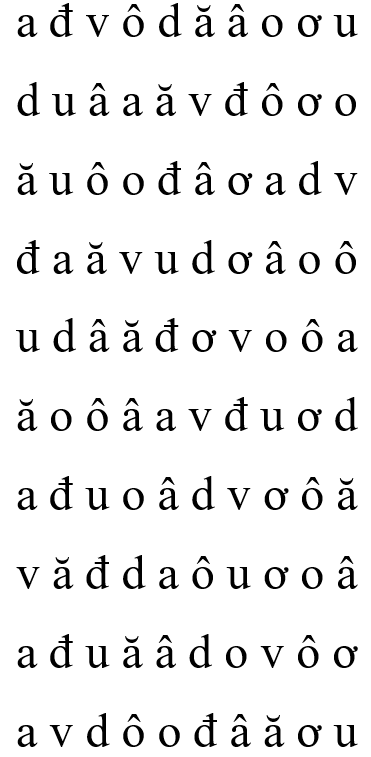
#> input picture data/train1.png, 371 x 757 px
$ python train.py
#> lines starting #> are read from the running program, lines starting #| are printed output that depends on the picture; after the words box and inside, x2 and y2 are one past the last pixel; in counts of white or black regions, pixels touching at a corner belong together
#> the answer given: 1
import sys
import numpy as np
import cv2
import os
import shutil
def charTraining1(image_path):
#> called with image_path = 'data/train1.png'
    im = cv2.imread(image_path)
#> im is the input picture: shape (757, 371, 3); min 0, max 255, mean 236.3

    gray = cv2.cvtColor(im, cv2.COLOR_BGR2GRAY)
    blur = cv2.GaussianBlur(gray, (5, 5), 0)
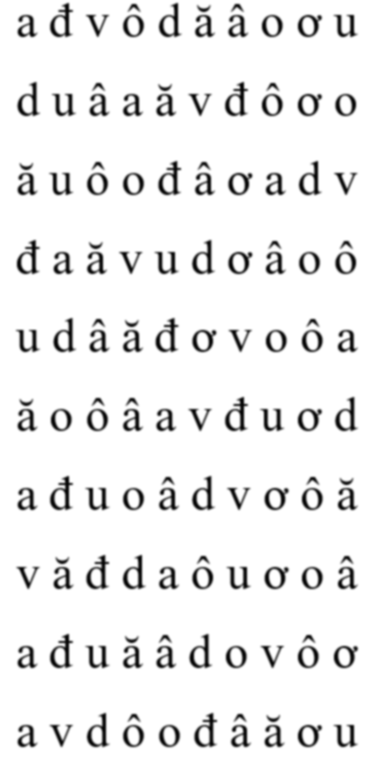
#> blur: shape (757, 371); min 5, max 255, mean 236.3
    thresh = cv2.adaptiveThreshold(blur, 255, 1, 1, 11, 2)
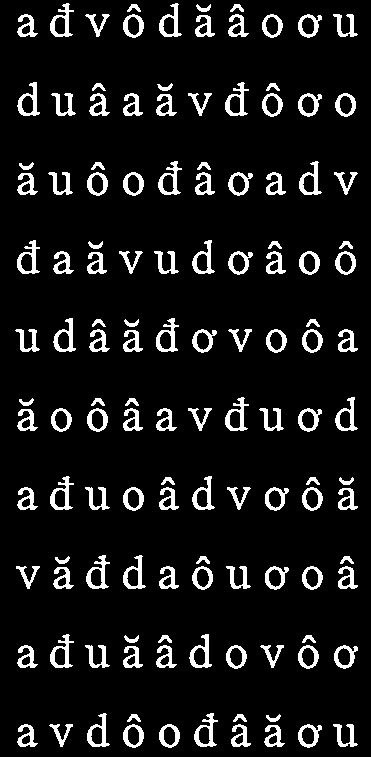
#> thresh: shape (757, 371); 9.1% white; 130 white regions, largest, box (x1, y1, x2, y2) and area: (50, 3, 74, 37) 314, (225, 82, 249, 116) 314, (156, 318, 179, 352) 314
    kernel = np.ones((6, 4), np.uint8)
    eroded_img = cv2.erode(gray, kernel, iterations=1)
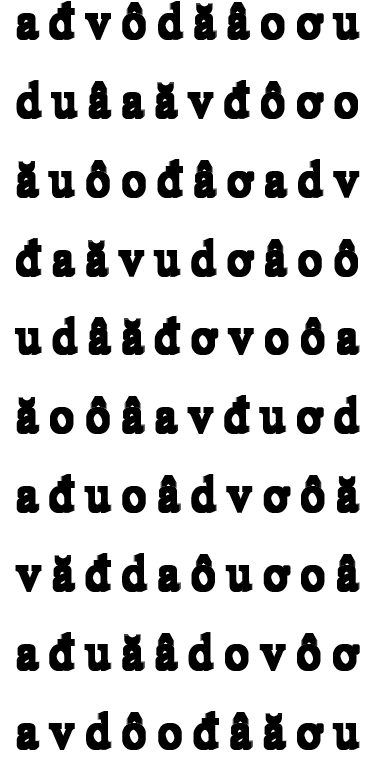
#> eroded_img: shape (757, 371); min 0, max 255, mean 205.9
    _, thresh2 = cv2.threshold(eroded_img, 180, 255, cv2.THRESH_BINARY_INV)
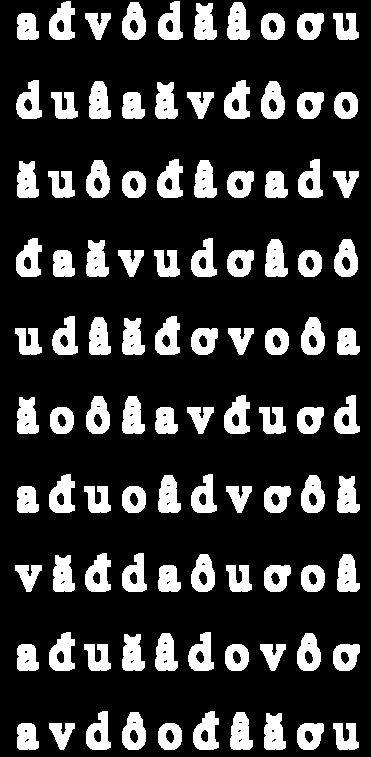
#> thresh2: shape (757, 371); 20% white; 100 white regions
    contours, hierarchy = cv2.findContours(thresh2, cv2.RETR_EXTERNAL, cv2.CHAIN_APPROX_SIMPLE)
#> contours = 100 contours; largest, box (x1, y1, x2, y2) and area: (49, 632, 75, 671) 680, (49, 474, 75, 513) 680, (224, 395, 250, 434) 680, (224, 80, 250, 119) 680, (49, 1, 75, 40) 680
    samples = np.empty((0, 10*10), np.float32)
    responses = []
    keys = [ord('i'), ord('o'), ord('p'), ord('a'), ord('x'), ord('z'), ord('d'), ord('f'), ord('v'), ord('u')]

    # Tạo thư mục để lưu ảnh chữ cái
    output_folder = 'output_characters'
    os.makedirs(output_folder, exist_ok=True)

    for cnt in contours:
        if cv2.contourArea(cnt) > 100:
            [x, y, w, h] = cv2.boundingRect(cnt)
            cv2.rectangle(im, (x, y), (x + w, y + h), (255, 0, 0), 2)
            roi = thresh[y:y + h, x:x + w]
            roismall = cv2.resize(roi, (10, 10))
            # Lưu ảnh chữ cái vào thư mục
            character_image_path = os.path.join(output_folder, f'train1_character_{len(responses)}.png')
            cv2.imwrite(character_image_path, roismall)

            cv2.imshow('norm', im)
            key = cv2.waitKey(0)

            if key == 27:  # (escape to quit)
                sys.exit()
            elif key in keys:
                responses.append(ord(chr(key)))
                sample = roismall.reshape((1, 10*10))
                samples = np.append(samples, sample, 0)
            cv2.rectangle(im, (x, y), (x + w, y + h), (0, 0, 255), 2)
#> this loop made 2 passes; (key x is pressed on pass 1)
#> (x, y, w, h) on passes 1 to 2: (333, 723, 26, 27), (297, 723, 27, 27)
#> pass 1, in charTraining1, `roi = thresh[y:y + h, x:x + w]`:
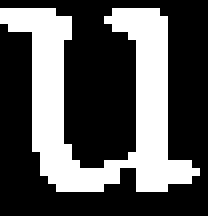
#> roi: shape (27, 26) (shown 8 times larger); 33.8% white; 1 white region, box (x1, y1, x2, y2) and area: (0, 1, 25, 24) 237
#> pass 1, in charTraining1, `cv2.imshow('norm', im)`:
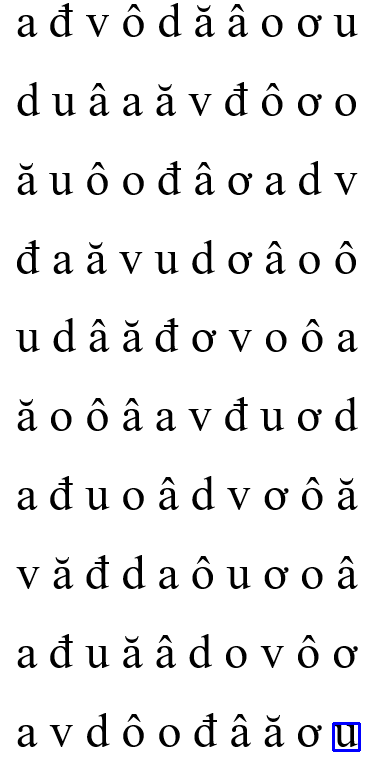
#> window 'norm': shape (757, 371, 3); mean B, G, R 236.3, 236, 236
#> pass 2, in charTraining1, `cv2.imshow('norm', im)`:
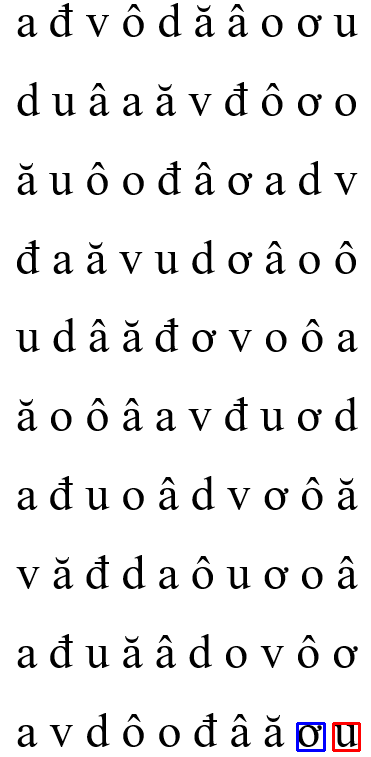
#> window 'norm': shape (757, 371, 3); mean B, G, R 236, 235.7, 236
#> after the loop, responses = [120]

    responses = np.array(responses, np.float32)
    responses = responses.reshape((responses.size, 1))
    print("training complete")

    samples = np.float32(samples)
    responses = np.float32(responses)

    cv2.imwrite("data/train_result1.png", im)
    np.savetxt('data/keys.data', np.array(keys))
    save_data_append(samples, responses)
    cv2.destroyAllWindows()

# [71 lines left out: functions charTraining2, save_data_append, not called in this run]

import shutil

# [15 lines left out: function clear_data, not called in this run]


def main():
    while True:
        print("------------------------------------")
        print("Which choice?")
        print("1. Train from 'data/train1.png'")
        print("2. Train from 'data/train2.png'")
        print("3. Delete all data")
        print("4. Quit")
        choice = input("Enter the number of your choice: ")

        if choice == '1':
            charTraining1('data/train1.png')
        elif choice == '2':
            charTraining2('data/train2.png')
        elif choice == '3':
            clear_data()
        elif choice == '4':
            print("Exiting...")
            break  # Kết thúc vòng lặp khi bấm số 4
        else:
            print("Invalid choice. Please enter a valid option.")


if __name__ == "__main__":
    main()
#> (the program exits here)

$ run again, with data/test1.png copied over data/train1.png
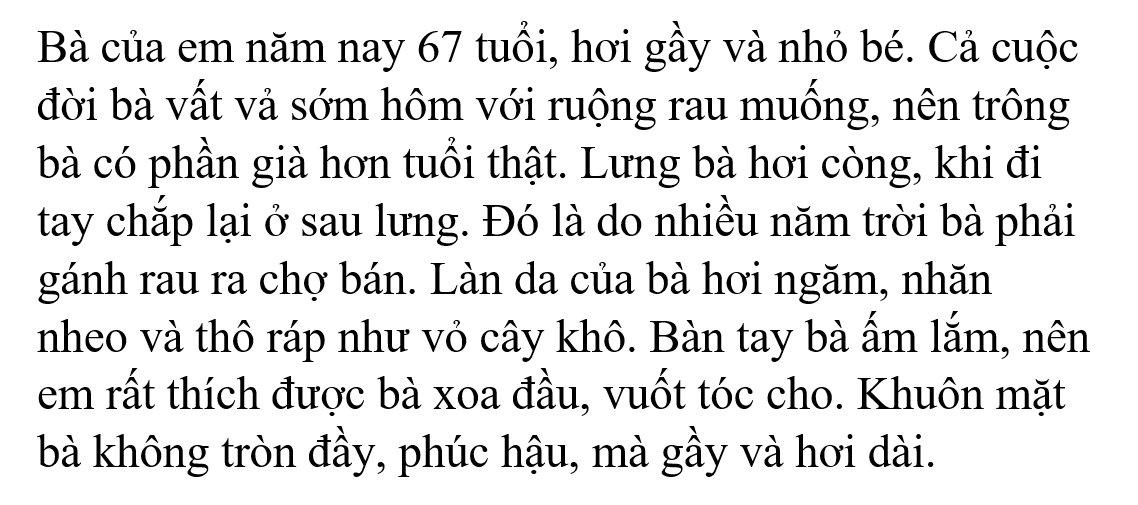
#> input picture data/test1.png, 1138 x 505 px
#> in charTraining1, im is the input picture: shape (505, 1138, 3); min 0, max 255, mean 227.4
#> in charTraining1, `thresh = cv2.adaptiveThreshold(blur, 255, 1, 1, 11, 2)`:
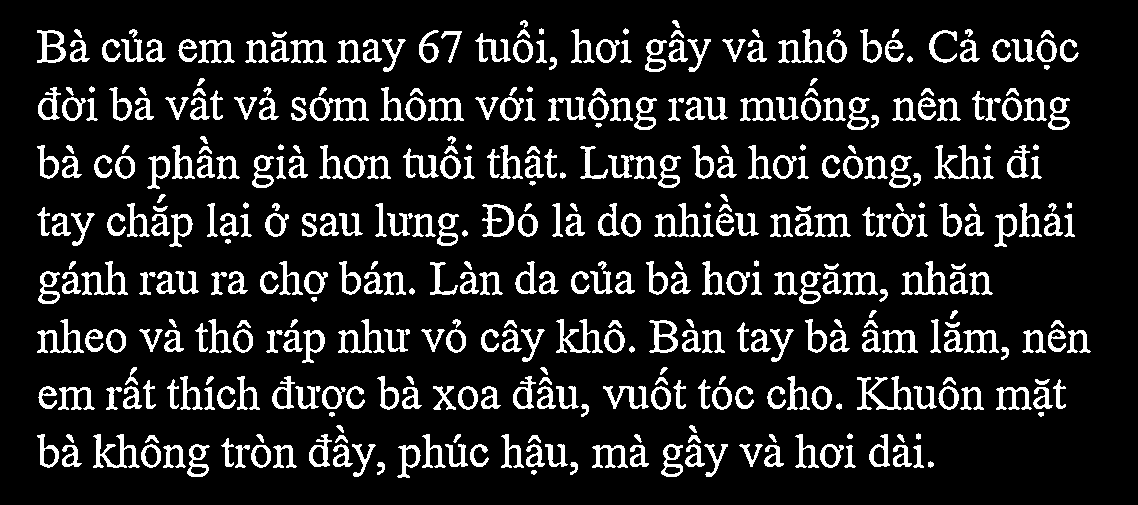
#> thresh: shape (505, 1138); 13.4% white; 425 white regions, largest, box (x1, y1, x2, y2) and area: (857, 376, 914, 410) 688, (309, 97, 369, 121) 598, (93, 434, 140, 468) 588
#> thresh2: shape (505, 1138); 29.3% white; 136 white regions
#> contours = 136 contours; largest, box (x1, y1, x2, y2) and area: (739, 77, 871, 133) 3301, (856, 374, 986, 412) 3086, (92, 432, 211, 480) 3079, (774, 262, 889, 307) 2852, (547, 86, 658, 133) 2672
#> the loop in charTraining1, `for cnt in contours:` made 3 passes; (key x is pressed on pass 2)
#> (x, y, w, h) on passes 2 to 3: (377, 460, 10, 17), (704, 443, 26, 37)
#> after the loop in charTraining1, `for cnt in contours:`:
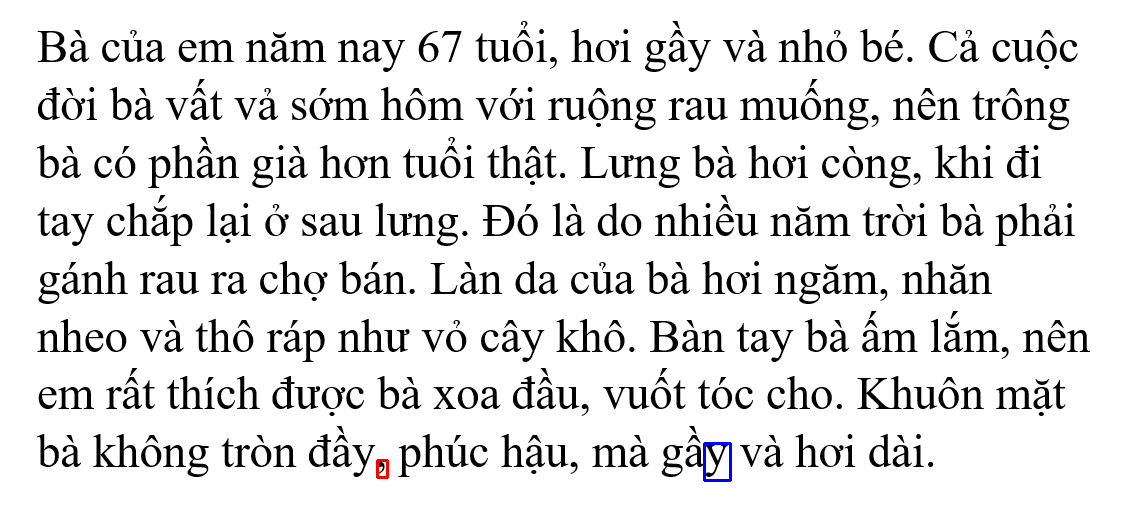
#> im: shape (505, 1138, 3); 0.09% of pixels changed, all inside (x1, y1, x2, y2) = (376, 442, 732, 482)
#> after the loop in charTraining1, `for cnt in contours:`: responses = [120]
